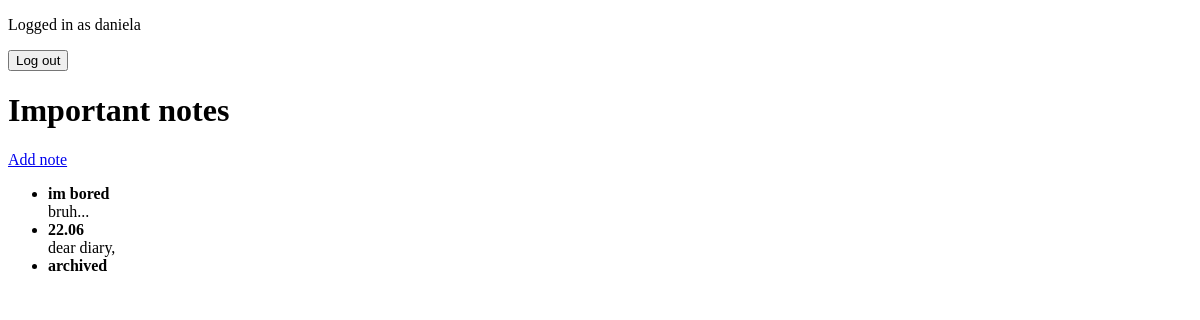
The app's page /important/ (signed in), older data.
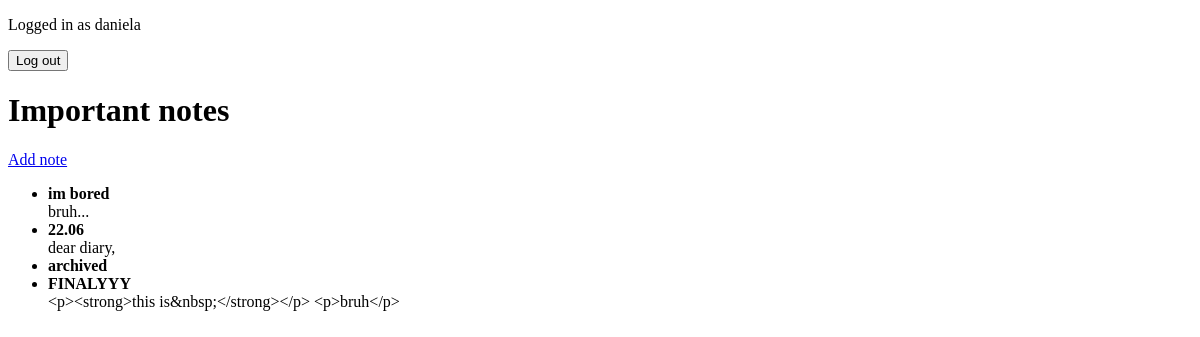
The same page, newer data.
### notes/models.py (models this page shows, shortened)
class Note(models.Model):
    title = models.CharField(max_length=100, blank=True)
    text = HTMLField()
    date = models.DateTimeField(auto_now=True)
    important = models.BooleanField(default=False)
    archive = models.BooleanField(default=False)
    user = models.ForeignKey(User, on_delete=models.CASCADE)

### notes/views.py (the view)
# urls.py: path('important/', views.important, name='important'),
def important(request):
    important = Note.objects.filter(user=request.user, important=True)
    return render(request, 'notes/important.html', {'important': important})

### notes/templates/notes/important.html (shortened to what this page needs)
<!DOCTYPE html>
<html>
<head>
</head>
<body>
    <div>
        {% extends 'notes/base.html' %}
        {% block content %}
        <h1>Important notes</h1>
        <a href="{% url 'add' %}">Add note</a>
        <ul>
            {% for note in important %}
            <li>
                {% if note.title %} <b>{{ note.title }}</b> <br>{% endif %}
                {{ note.text }}
            </li>
            {% endfor %}
        </ul>
        {% endblock %}

Row changes from the older to the newer data that the page shows:
added Note: title "FINALYYY", text "<p><strong>this is&nbsp;</strong></p> <p>bruh</p>"
